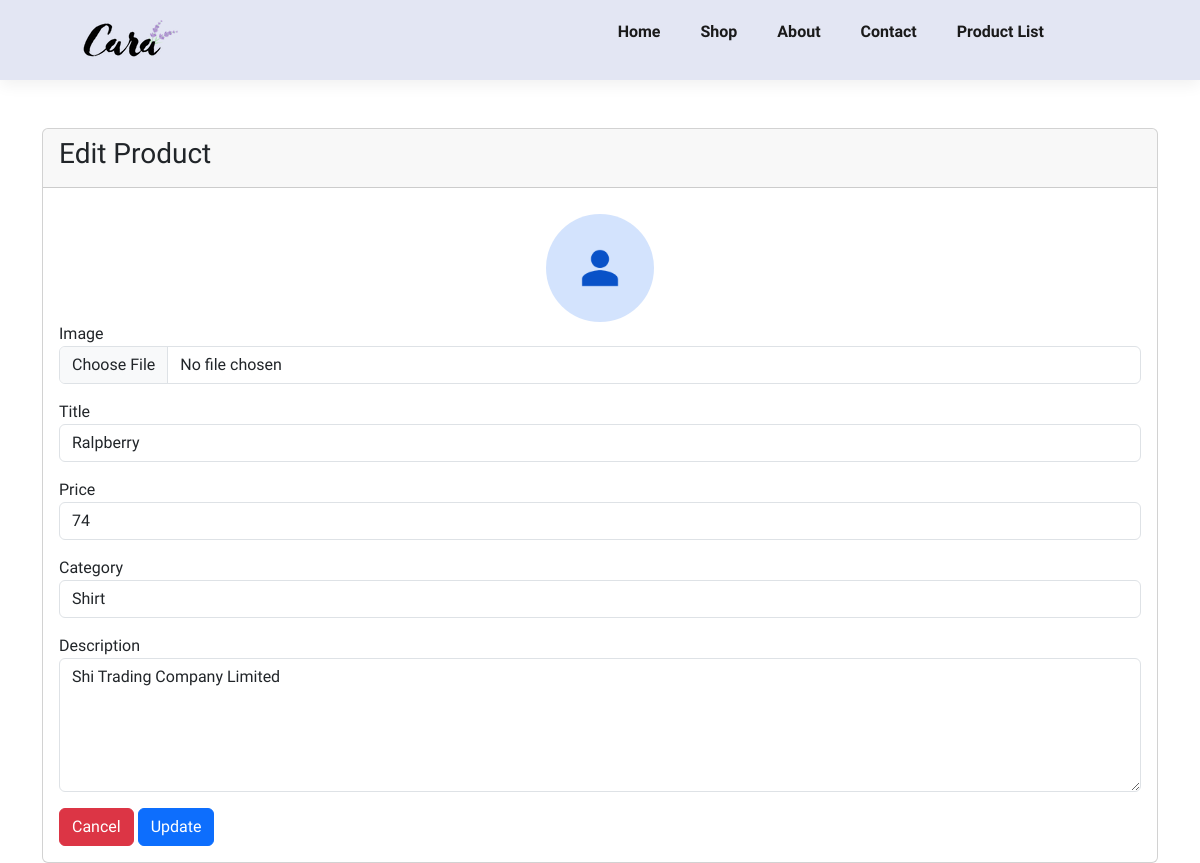
The app's page /edit_product?id=7 with its own data.
### tables this page shows
CREATE TABLE "product" (
  "id" INTEGER NOT NULL PRIMARY KEY AUTOINCREMENT,
  "title" TEXT,
  "price" NUMBER,
  "category" TEXT,
  "description" TEXT,
  "image" TEXT
);

### app.py (the view)
@app.route('/edit_product', methods=['GET'])
def edit_product():
    product_id = request.args.get('id')
    conn = sqlite3.connect('database.db', check_same_thread=False)
    cursor = conn.cursor()
    cursor.execute('SELECT * FROM product WHERE id = ?', (product_id,))
    row = cursor.fetchone()  # Fetch a single row
    conn.close()
    if row is None:
        return "Product not found", 404
    product = {
        'id': row[0],
        'title': row[1],
        'price': row[2],
        'category': row[3],
        'description': row[4],
        'image': row[5],
    }
    print(product)  # Debugging statement
    return render_template('edit_product.html', product=product)

### templates/edit_product.html (shortened to what this page needs)
<!DOCTYPE html>
<html lang="en">
<head>
    <link href="https://cdn.jsdelivr.net/npm/bootstrap@5.3.3/dist/css/bootstrap.min.css" rel="stylesheet">
    <link rel="stylesheet" href="https://pro.fontawesome.com/releases/v5.15.4/css/all.css">
    <link rel="stylesheet" href="/static/css/style.css">
</head>
<body>
    <section id="header">
        <a href='/'><img src="static/img/logo.png" class="logo" alt=""></a>
        <div>
            <ul id="navbar">
                <li><a href='/'>Home</a></li>
                <li><a href='/shop'>Shop</a></li>
                <li><a href='/about'>About</a></li>
                <li><a href='/contact'>Contact</a></li>
               <li><a href='/product_list'>Product List</a></li>
                <li id="lg-bag"><a href='/cart'><i class="far fa-shopping-bag"></i></a></li>
            </ul>
        </div>
    </section>
    <div class="container">
        <div class="row">
            <div class="col-md-12 mt-5">
                <div class="card">
                    <div class="card-header">
                        <h3>Edit Product</h3>
                    </div>
                    <div class="card-body">
                        <form method="POST" action="/update_product" enctype="multipart/form-data">
                            <div class="form-group mb-3">
                                <center>
                                    <img id="thumbnil"
                                         style="width:10%; margin-top:10px; border-radius: 50%"
                                         src="{{ url_for('static', filename='image/product/' + (product['image'] if product['image'] else 'no-image.png')) }}"
                                         alt="image">
                                </center>
                                <label for="file">Image</label>
                                <input type="file" accept="image/*" class="form-control" id="file" name="file" onchange="showMyImage(this)">
                            </div>
                            <div class="form-group mb-3">
                                <label for="title">Title</label>
                                <input type="text" class="form-control" id="title" name="title" value="{{ product['title'] }}" autocomplete="off">
                            </div>
                            <div class="form-group mb-3">
                                <label for="price">Price</label>
                                <input type="number" class="form-control" id="price" name="price" value="{{ product['price'] }}" autocomplete="off" min="1">
                            </div>
                            <div class="form-group mb-3">
                                <label for="category">Category</label>
                                <select class="form-control" id="category" name="category">
                                    <option value="shirt" {% if product['category'] == 'shirt' %}selected{% endif %}>Shirt</option>
                                </select>
                            </div>
                            <div class="form-group mb-3">
                                <label for="description">Description</label>
                                <textarea class="form-control" id="description" name="description" rows="5">{{ product['description'] }}</textarea>
                            </div>
                            <button type="reset" class="btn btn-danger">Cancel</button>
                            <button type="submit" class="btn btn-primary float-right">Update</button>
                        </form>
                    </div>
                </div>
            </div>
        </div>
    </div>
</body>
</html>

### static/css/style.css (style rules this page uses)
* { margin: 0; padding: 0; box-sizing: border-box; font-family: 'Spartan',sans-serif; }
body { width: 100%; }
#header { display: flex; align-items: center; justify-content: space-between; padding: 20px 80px; background: #E3E6F3; box-shadow: 0 5px 15px rgba(0, 0, 0, 0.06); z-index: 999; position: sticky; top: 0; left: 0; }
#navbar { display: flex; align-items: center; justify-content: center; }
#navbar li { list-style: none; padding: 0 20px; position: relative; }
#navbar li a { text-decoration: none; font-size: 16px; font-weight: 600; color: #1a1a1a; transition: 0.3s ease; }

### records on screen
product: title "Ralpberry", price "74", description "Shi Trading Company Limited"
